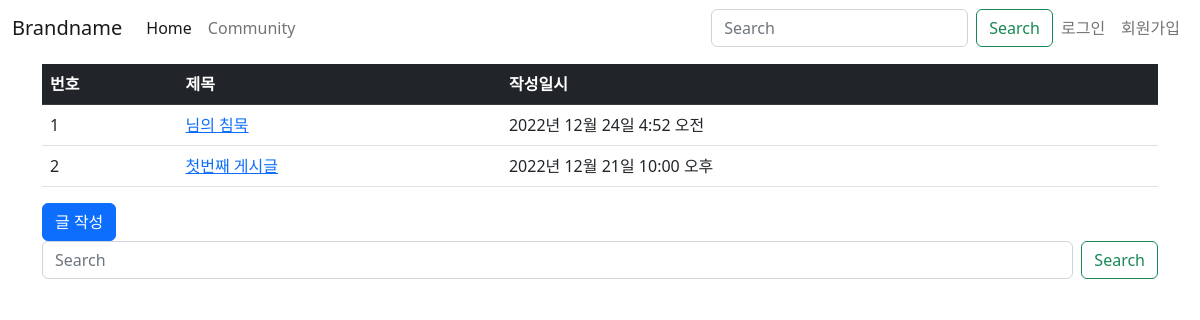
The app's page /community/, older data.
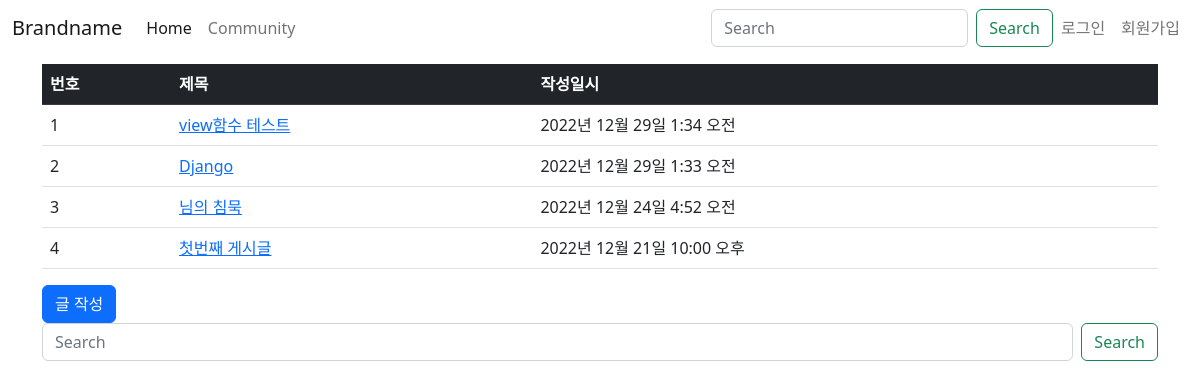
The same page, newer data.
### community/models.py (models this page shows, shortened)
class Post(models.Model):
    author = models.ForeignKey(settings.AUTH_USER_MODEL, on_delete=models.CASCADE)
    title = models.CharField(max_length=100)
    photo = models.ImageField(blank=True, upload_to='community/book/%Y%m')
    content = models.TextField()
    create_date = models.DateTimeField(auto_now_add=True)
    update_date = models.DateTimeField(auto_now=True)
    class Meta:
        ordering = ['-id']

### community/views.py (the view)
# urls.py: path('', views.index, name='index'),
def index(request):
    ps = Post.objects.all()
    q = request.GET.get('q', '')
    if q:
        post_list = ps.filter(content__icontains=q)
    else:
        post_list = ps
    context = {'post_list': post_list, 'q': q, }
    return render(request, 'community/post_list.html', context)

### templates/community/post_list.html
{% extends 'base.html' %}
{% block content %}
<div class="container my-2">
    <table class="table">
        <thead>
        <tr class="table-dark">
            <th>번호</th>
            <th>제목</th>
            <th>작성일시</th>
        </tr>
        </thead>
        <tbody>
        {% if post_list %}
        {% for post in post_list %}
        <tr>
            <td>{{ forloop.counter }}</td>
            <td>
                <a href="{% url 'community:detail' post.id %}">{{ post.title }}</a>
            </td>
            <td>{{ post.create_date }}</td>
        </tr>
        {% endfor %}
        {% else %}
        <tr>
            <td colspan="3">해당 게시글이 없습니다.</td>
        </tr>
        {% endif %}
        </tbody>
    </table>
    <div>
        <a href="{% url 'community:post_create' %}" class="btn btn-primary">글 작성</a>
        <form action="" class="d-flex" role="search">
            <input class="form-control me-2" type="search" name="q" value="{{ q }}"
                   placeholder="Search" aria-label="Search">
            <button class="btn btn-outline-success" type="submit">Search</button>
        </form>
    </div>
</div>
{% endblock %}

Row changes from the older to the newer data that the page shows:
added Post: title "view함수 테스트", create_date "2022년 12월 29일 1:34 오전"
added Post: title "Django", create_date "2022년 12월 29일 1:33 오전"
